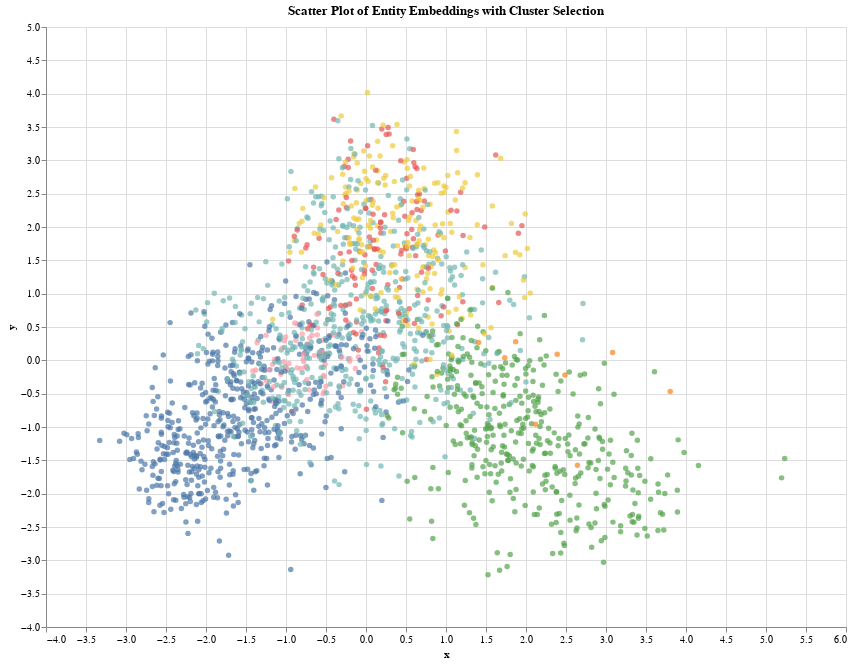

Notebook cell for this chart:
### Code cell
# Create a selection element for clusters
cluster_selection = alt.selection_single(
    fields=['color'],
    bind=alt.binding_select(options=embeddings_df['color'].unique(), name='Cluster: ')
)

# Create the scatter plot
scatter_plot = alt.Chart(embeddings_df).mark_circle().encode(
    x='x:Q',
    y='y:Q',
    color=alt.condition(
        cluster_selection,
        alt.Color('color:N', legend=None),
        alt.value('lightgrey')
    ),
    tooltip=['x', 'y', 'color']
).add_selection(
    cluster_selection
).properties(
    title='Scatter Plot of Entity Embeddings with Cluster Selection',
    width=800,
    height=600
)

# Display the chart
scatter_plot.display()

### Figure 1 — Vega-Lite specification as saved in the notebook (floating-point values rounded to 4 significant figures; data arrays with more than 128 entries replaced by an {"elided": "..."} marker saying what was removed)
{"config": {"view": {"continuousWidth": 300, "continuousHeight": 300}}, "data": {"name": "data-a3c3d2aa081fb1c94a9e04a8c1494aec"}, "mark": {"type": "circle"}, "encoding": {"color": {"condition": {"param": "param_1", "field": "color", "legend": null, "type": "nominal"}, "value": "lightgrey"}, "tooltip": [{"field": "x", "type": "quantitative"}, {"field": "y", "type": "quantitative"}, {"field": "color", "type": "quantitative"}], "x": {"field": "x", "type": "quantitative"}, "y": {"field": "y", "type": "quantitative"}}, "height": 600, "params": [{"name": "param_1", "select": {"type": "point", "fields": ["color"]}, "bind": {"input": "select", "options": [4.0, 3.0, 0.0, 5.0, 2.0, 7.0, 1.0, 6.0], "name": "Cluster: "}}], "title": "Scatter Plot of Entity Embeddings with Cluster Selection", "width": 800, "$schema": "https://vega.github.io/schema/vega-lite/v5.17.0.json", "datasets": {"data-a3c3d2aa081fb1c94a9e04a8c1494aec": {"elided": "1810 records"}}}
